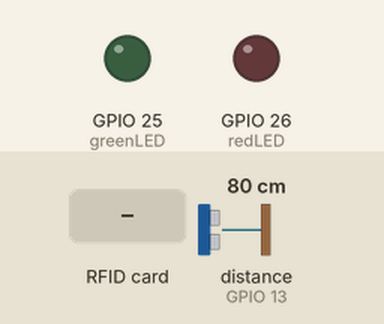
Simulated run of this sketch. Board: ESP32. Parts: output pins drawn as LEDs (lit = HIGH). Wiring (inferred from the names in the program): ultrasonic range finder: trigger GPIO 12; echo GPIO 13. The inputs (shaded band) are chosen by the test bench; at power-on: distance to the obstacle (sensor on GPIO 13) 80 cm. The echo pulse lasts 58.3 µs per cm; WiFi joins after 1.5 s; servers stay silent unless stated; the local clock reads 2024-03-15 10:24:30 at power-on unless the sketch sets it; pins used as bus, display or sensor lines are not drawn; what the sketch prints to the serial monitor is not drawn.

Above: at 5.7 s.
5.8 s: RFID card 5E 7A 19 C4 held to the reader
At 6.3 s:
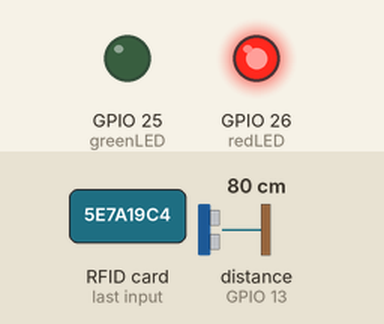
Timing chart, 0 to 10.3 s (numbered marks = the images above; inputs shaded):
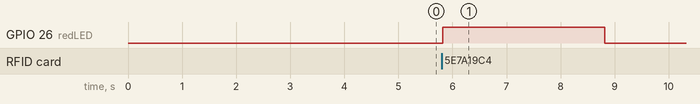

Measured:
- after the input at 5.8 s, GPIO 26 (redLED): LOW → HIGH at once, → LOW 3.0 s later

The sketch:

miniproject_Iot.ino
```cpp
#include <WiFi.h>
#include <HTTPClient.h>
#include <time.h>
#include <SPI.h>
#include <MFRC522.h>

//RFID*******************************************************************
#define SS_PIN 5
#define RST_PIN 22
//LED*******************************************************************
const int greenLED = 25;
const int redLED = 26;
//ULTRASONIC******************************************************************
#define ULTRASONIC_TRIG_PIN 12
#define ULTRASONIC_ECHO_PIN 13
#define ULTRASONIC_MAX_DISTANCE 35

float duration_us, distance_cm;
//************************************************************************
MFRC522 mfrc522(SS_PIN, RST_PIN); // Create MFRC522 instance.
//************************************************************************

const char *ssid = "wifi ssid";
const char *password = "wifi password";
const char *device_token = "rfidsensor";

//************************************************************************
int timezone = 8 * 3600;
int time_dst = 0;
String getData, Link;
String OldCardID = "";
unsigned long previousMillis2 = 0;
String URL = "http://ip address/lendingbooksystem/getdata.php";

bool rfidProcessed = false;
unsigned long rfidResetTime = 0;
unsigned long rfidResetInterval = 20 * 1000; // 20 second
//************************************************************************

void setup()
{
  delay(1000);
  Serial.begin(115200);
  SPI.begin();             // Init SPI bus
  mfrc522.PCD_Init();      // Init MFRC522 card

  //---------------------------------------------
  connectToWiFi();
  //---------------------------------------------
  pinMode(ULTRASONIC_TRIG_PIN, OUTPUT);  // set ESP32 pin to output mode
  pinMode(ULTRASONIC_ECHO_PIN, INPUT);   // set ESP32 pin to input mode
  //LED**************************************************************
  pinMode(greenLED, OUTPUT);
  pinMode(redLED, OUTPUT);
  //---------------------------------------------
  configTime(timezone, time_dst, "pool.ntp.org", "time.nist.gov");
}

//************************************************************************
void loop()
{
  // Reset the RFID processing flag and update the reset time
  if (millis() - rfidResetTime >= rfidResetInterval)
  {
    rfidProcessed = false;
    rfidResetTime = millis();
  }

  // check if there's a connection to Wi-Fi or not
  if (!WiFi.isConnected())
  {
    connectToWiFi(); // Retry connecting to Wi-Fi
  }

  digitalWrite(ULTRASONIC_TRIG_PIN, HIGH);
  delayMicroseconds(10);
  digitalWrite(ULTRASONIC_TRIG_PIN, LOW);

  // measure duration of pulse from ECHO pin
  duration_us = pulseIn(ULTRASONIC_ECHO_PIN, HIGH);
  // calculate the distance
  distance_cm = 0.017 * duration_us;
  //---------------------------------------------
  if (millis() - previousMillis2 >= 15000)
  {
    previousMillis2 = millis();
    OldCardID = "";
  }
  delay(50);
  //---------------------------------------------

  // Look for a new card
  if (!rfidProcessed && mfrc522.PICC_IsNewCardPresent() && mfrc522.PICC_ReadCardSerial())
  {
    String CardID = "";
    for (byte i = 0; i < mfrc522.uid.size; i++)
    {
      CardID += mfrc522.uid.uidByte[i];
    }
    //---------------------------------------------
    Serial.print("distance: ");
    Serial.print(distance_cm);
    Serial.println(" cm");
    if (distance_cm < ULTRASONIC_MAX_DISTANCE)
    {
      SendCardID(CardID);
      digitalWrite(greenLED, HIGH);
      Serial.println("Input successful. Next RFID input allowed in:");
      unsigned long remainingTime = rfidResetInterval - (millis() - rfidResetTime);
      Serial.print(remainingTime / 1000); // Convert to seconds
      Serial.println(" seconds.");
      delay(1000);
      digitalWrite(greenLED, LOW);

      // Set the flag to true to indicate the RFID input has been processed
      rfidProcessed = true;
      rfidResetTime = millis(); // Update the RFID reset time
    }
    else
    {
      Serial.println("Not in range. Resetting RFID input...");
      digitalWrite(redLED, HIGH);
      delay(3000);
      digitalWrite(redLED, LOW);
      // Reset the RFID processing flag
      rfidProcessed = false;
      rfidResetTime = millis(); // Update the RFID reset time
    }
    Serial.println("---------------------------------");
  }
}

//************send the Card UID to the website*************
void SendCardID(String Card_uid)
{
  Serial.println("Sending the Card ID");
  if (WiFi.isConnected())
  {
    HTTPClient http; // Declare object of class HTTPClient
    // GET Data
    getData = "?card_uid=" + String(Card_uid) + "&device_token=" + String(device_token); // Add the Card ID to the GET array to send it
    // GET method
    Link = URL + getData;
    http.begin(Link);
    int httpCode = http.GET();   // Send the request
    String payload = http.getString(); // Get the response payload

    Serial.println(httpCode);   // Print HTTP return code
    Serial.println(Card_uid);   // Print Card ID
    Serial.println(payload);    // Print request response payload

    delay(100);
    http.end(); // Close connection
  }
}

//********************connect to the WiFi******************
void connectToWiFi()
{
  WiFi.disconnect(true);        // Disconnect from any previous Wi-Fi connection
  delay(1000);
  WiFi.mode(WIFI_STA);          // Set ESP32 in station mode
  Serial.print("Connecting to ");
  Serial.println(ssid);
  WiFi.begin(ssid, password);

  while (WiFi.status() != WL_CONNECTED)
  {
    delay(500);
    Serial.print(".");
  }
  Serial.println("");
  Serial.println("Connected");

  Serial.print("IP address: ");
  Serial.println(WiFi.localIP()); // IP address assigned to your ESP

  delay(1000);
}
```
